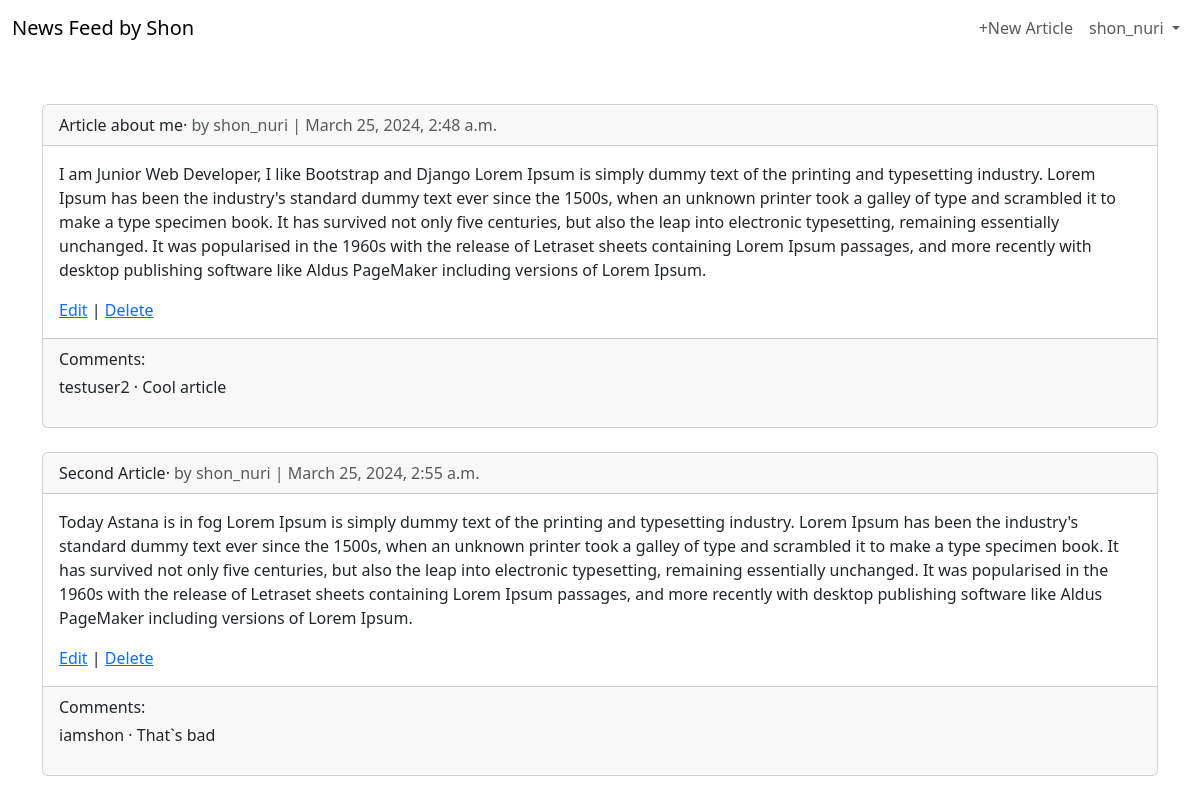
The page /articles/ (signed in) on the database its author committed.
### users/models.py (models this page shows)
class CustomUser(AbstractUser):
    age = models.PositiveIntegerField(null=True, blank=True)

### articles/models.py (models this page shows, shortened)
class Article(models.Model):
    title = models.CharField(max_length=255)
    body = models.TextField()
    date = models.DateTimeField(auto_now_add=True)
    author = models.ForeignKey(
        get_user_model(),
        on_delete = models.CASCADE,
    )

class Comment(models.Model):
    article = models.ForeignKey(
        Article,
        on_delete = models.CASCADE,
        related_name='comments',
    )
    comment = models.CharField(max_length=140)
    author = models.ForeignKey(
        get_user_model(),
        on_delete=models.CASCADE,
    )
    def __str__(self):
        return self.comment

### articles/views.py (the view)
# urls.py: path('', ArticleListView.as_view(), name='article_list'),
class ArticleListView(LoginRequiredMixin, ListView):
    model = Article
    template_name = 'article_list.html'
    login_url = 'login'

### templates/article_list.html (shortened to what this page needs)
{% extends 'base.html' %}
{% block content %}
    <div class="row mt-5">
        <div class="col">
            {% for article in object_list %}
                <div class="card">
                    <div class="card-header">
                        <span class="font-weight-bold">{{ article.title }}</span>&middot;
                        <span class="text-muted">
                            by {{ article.author }} | {{ article.date }}
                        </span>
                    </div>
                    <div class="card-body">
                        <p>{{ article.body }}</p>
                        <a href="{% url 'article_edit' article.pk %}">Edit</a> | <a href="{% url 'article_delete' article.pk %}">Delete</a>
                    </div>
                    <div class="card-footer">
                        Comments:
                        {% for comment in article.comments.all %}
                            <p class="py-1">
                                <span class="font-weight-bold">{{ comment.author }} &middot;</span>
                                {{ comment }}
                            </p>
                        {% endfor %}
                    </div>
                </div>
                <br />
            {% endfor %}
        </div>
    </div>
{% endblock content %}

### templates/base.html (shortened to what this page needs)
<!doctype html>
<html lang="en">
    <head>
        <link href="https://cdn.jsdelivr.net/npm/bootstrap@5.3.3/dist/css/bootstrap.min.css" rel="stylesheet">
    </head>
    <body>
        <nav class="navbar navbar-expand-lg">
            <div class="container-fluid">
                <a class="navbar-brand" href="{% url 'home' %}">News Feed by Shon</a>
                <div class="collapse navbar-collapse" id="navbarContent">
                    {% if user.is_authenticated %}
                        <ul class="navbar-nav ms-auto">
                            <li class="nav-item">
                                <a class="nav-link" href="{% url 'article_new' %}">+New Article</a>
                            </li>
                            <li class="nav-item dropdown">
                                <a class="nav-link dropdown-toggle" href="#" id="navbarDropdown" role="button" data-bs-toggle="dropdown" aria-expanded="false"> {{user.username}} </a>
                            </li>
                        </ul>
                    {% endif %}
                </div>
            </div>
        </nav>
        <div class="container">
            {% block content %}
            {% endblock content %}
        </div>
    </body>
</html>

### rows shown on the page
CustomUser: username "shon_nuri"
Article: title "Article about me", author "shon_nuri", date "March 25, 2024, 2:48 a.m.", body "I am Junior Web Developer, I like Bootstrap and Django Lorem Ipsum is simply dummy text of the printing and typesetting industry. Lorem Ipsum has been the industry's standard dummy text ever since the 1500s, when an unknown printer took a galley of type and scrambled it to make a type specimen book. It has survived not only five centuries, but also the leap into electronic typesetting, remaining essentially unchanged. It was popularised in the 1960s with the release of Letraset sheets containing Lorem Ipsum passages, and more recently with desktop publishing software like Aldus PageMaker including versions of Lorem Ipsum."
Comment: author "testuser2", comment "Cool article"
Article: title "Second Article", author "shon_nuri", date "March 25, 2024, 2:55 a.m.", body "Today Astana is in fog Lorem Ipsum is simply dummy text of the printing and typesetting industry. Lorem Ipsum has been the industry's standard dummy text ever since the 1500s, when an unknown printer took a galley of type and scrambled it to make a type specimen book. It has survived not only five centuries, but also the leap into electronic typesetting, remaining essentially unchanged. It was popularised in the 1960s with the release of Letraset sheets containing Lorem Ipsum passages, and more recently with desktop publishing software like Aldus PageMaker including versions of Lorem Ipsum."
Comment: author "iamshon", comment "That`s bad"
